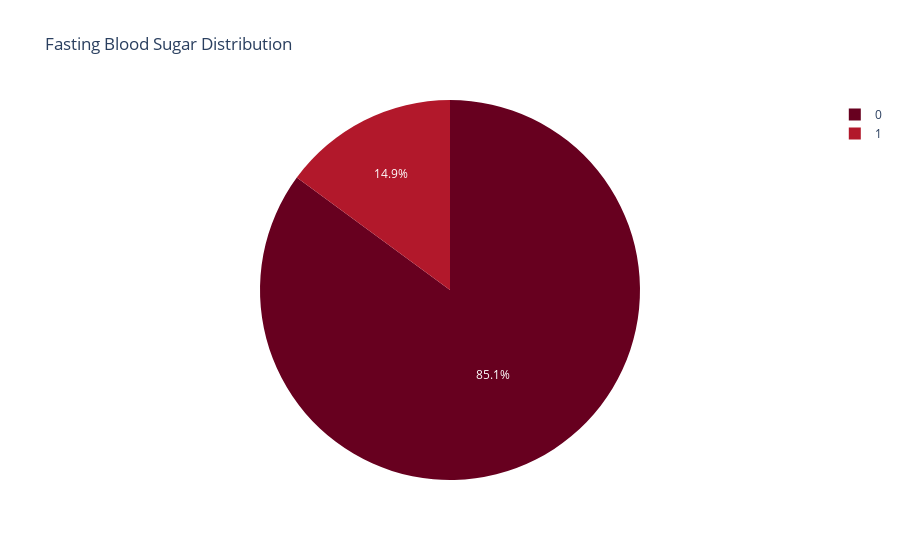

Notebook cell for this chart:
### Code cell
px.pie(df,'fbs', title='Fasting Blood Sugar Distribution',color_discrete_sequence=px.colors.sequential.RdBu)

### Figure 1 — Plotly figure (JSON) as saved in the notebook; plotly's stock layout.template omitted (floating-point values rounded to 4 significant figures; data arrays with more than 128 entries replaced by an {"elided": "..."} marker saying what was removed)
{"data": [{"domain": {"x": [0, 1], "y": [0, 1]}, "hovertemplate": "fbs=%{label}<extra></extra>", "labels": {"elided": "1025 int values"}, "legendgroup": "", "name": "", "showlegend": true, "type": "pie"}], "layout": {"legend": {"tracegroupgap": 0}, "piecolorway": ["rgb(103,0,31)", "rgb(178,24,43)", "rgb(214,96,77)", "rgb(244,165,130)", "rgb(253,219,199)", "rgb(247,247,247)", "rgb(209,229,240)", "rgb(146,197,222)", "rgb(67,147,195)", "rgb(33,102,172)", "rgb(5,48,97)"], "title": {"text": "Fasting Blood Sugar Distribution"}}}
